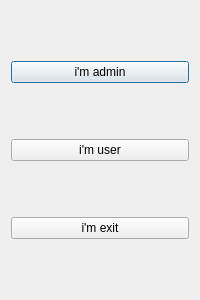
<?xml version="1.0" encoding="UTF-8"?>
<ui version="4.0">
 <class>menu_window</class>
 <widget class="QDialog" name="menu_window">
  <property name="geometry">
   <rect>
    <x>0</x>
    <y>0</y>
    <width>200</width>
    <height>300</height>
   </rect>
  </property>
  <property name="windowTitle">
   <string>Dialog</string>
  </property>
  <layout class="QVBoxLayout" name="verticalLayout">
   <item>
    <widget class="QPushButton" name="admin_login_button">
     <property name="text">
      <string>i'm admin</string>
     </property>
    </widget>
   </item>
   <item>
    <widget class="QPushButton" name="user_login_button">
     <property name="text">
      <string>i'm user</string>
     </property>
    </widget>
   </item>
   <item>
    <widget class="QPushButton" name="exit_button">
     <property name="text">
      <string>i'm exit</string>
     </property>
    </widget>
   </item>
  </layout>
 </widget>
 <resources/>
 <connections/>
</ui>
